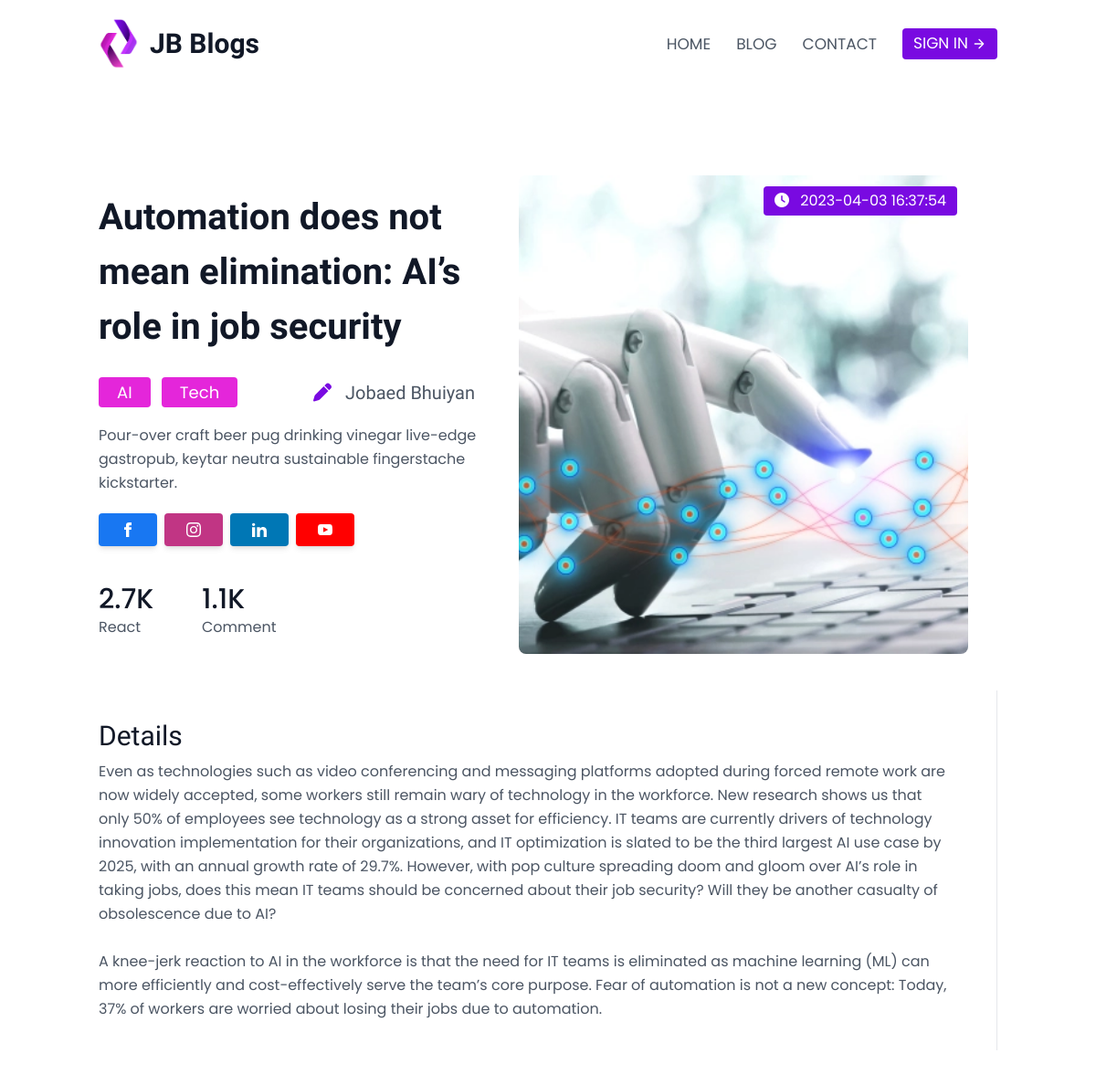
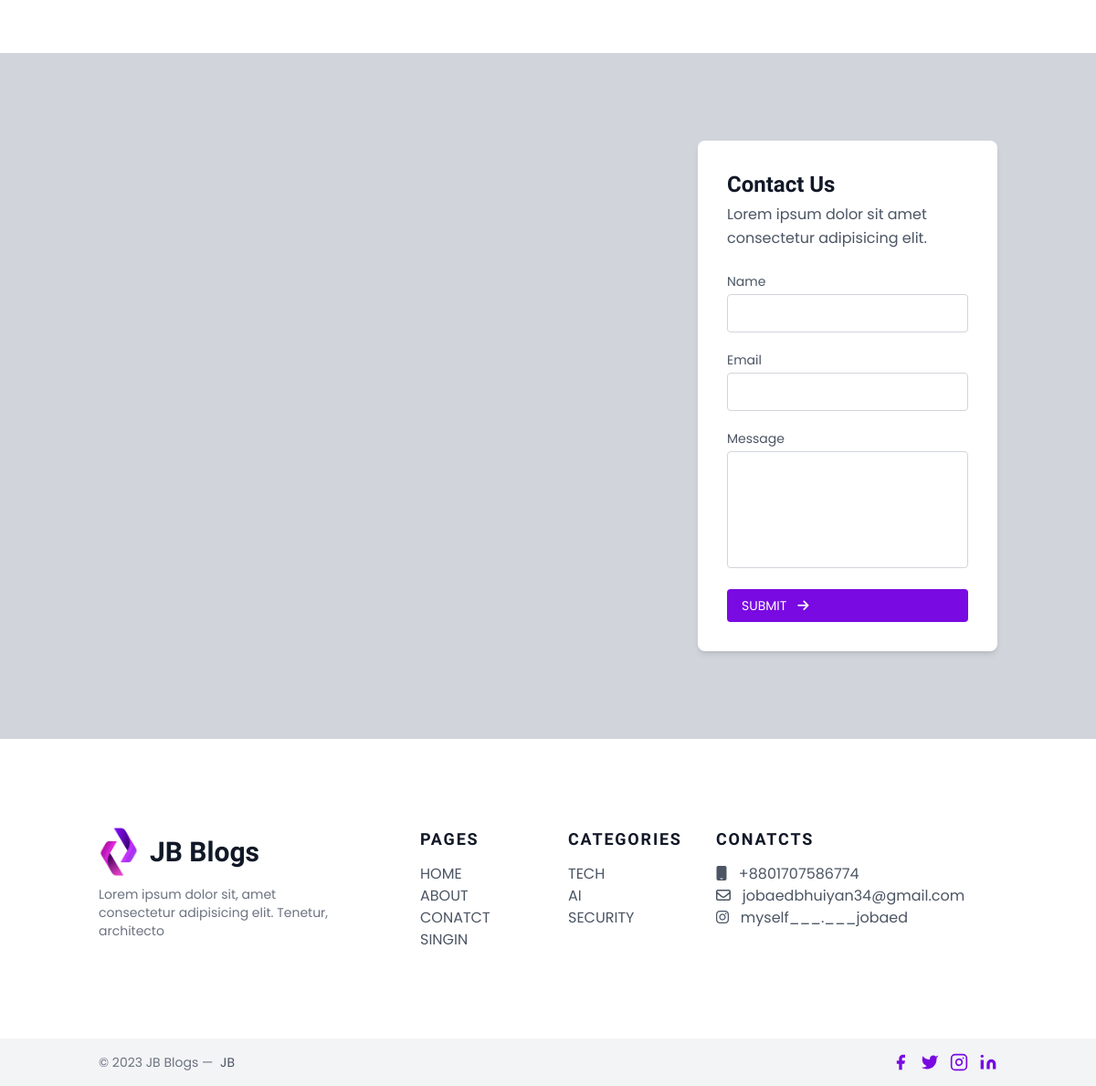
The page /singleBlog.php?id=4 on the database its author committed (2 pictures, top to bottom).
### tables this page shows
CREATE TABLE `blog` (
  `id` int(11) NOT NULL,
  `tittle` varchar(200) NOT NULL,
  `category` varchar(100) NOT NULL,
  `author` varchar(100) NOT NULL,
  `image` varchar(100) NOT NULL,
  `text` text NOT NULL,
  `dateTime` datetime NOT NULL DEFAULT CURRENT_TIMESTAMP
);

### singleBlog.php (the view, shortened to what this page needs)
<?php
require_once 'inc/db.php';
if (isset($_GET['id'])) {
    $id =  $_GET['id'];
    $select = "SELECT * FROM blog WHERE id= '$id' LIMIT 1";
    $blogExe = $conn->query($select);
    $row = $blogExe->fetch_assoc();
} else {
    header('Location: index.php');
}
?>
<!doctype html>
<html>
<head>
    <link rel="stylesheet" href="assets/css/style.css">
    <link rel="stylesheet" href="assets/css/responsive.css">
    <script src="https://cdn.tailwindcss.com"></script>
</head>
<body>
    <?php
    require_once 'inc/header.php';
    ?>
    <section class="text-gray-600 body-font">
        <div class="container px-5 pt-24 pb-10 mx-auto flex flex-wrap">
            <div class="flex flex-wrap -mx-4 mt-auto mb-auto lg:w-1/2 sm:w-2/3 content-start sm:pr-10">
                <div class="w-full sm:p-4 px-4 ">
                    <h1 class="title-font font-semibold text-[40px] mb-2 text-gray-900"><?php echo $row['tittle'] ?></h1>
                    <div class="py-5 flex ">
                        <div class="lg:w-1/2">
                            <?php
                            $cat = $row['category'];
                            $catExplod = explode(',', $cat);
                            foreach ($catExplod as $category) {
                            ?>
                                <span class="bg-[#E426DA] text-white px-5 py-1 text-lg rounded hover:bg-[#790AE1] transition duration-200 ease-out hover:ease-in me-2"><?php echo $category ?></span>
                            <?php } ?>
                        </div>
                        <div class="lg:w-1/2 flex justify-end">
                            <h1 class="text-xl pe-2"><i class="text-[#790AE1] fa-solid fa-pen"></i>
                                <?php
                                echo $row['author'];
                                ?>
                            </h1>
                        </div>
                    </div>
                    <div class="leading-relaxed">Pour-over craft beer pug drinking vinegar live-edge gastropub, keytar neutra sustainable fingerstache kickstarter.</div>
                    <div class="flex pt-5 space-x-2">
                        <button type="button" data-te-ripple-init data-te-ripple-color="light" class="mb-2 inline-block rounded px-6 py-2.5 text-xs font-medium uppercase leading-normal text-white shadow-md transition duration-150 ease-in-out hover:shadow-lg focus:shadow-lg focus:outline-none focus:ring-0 active:shadow-lg" style="background-color: #1877f2">
                            <svg xmlns="http://www.w3.org/2000/svg" class="h-4 w-4" fill="currentColor" viewBox="0 0 24 24">
                                <path d="M9 8h-3v4h3v12h5v-12h3.642l.358-4h-4v-1.667c0-.955.192-1.333 1.115-1.333h2.885v-5h-3.808c-3.596 0-5.192 1.583-5.192 4.615v3.385z" />
                            </svg>
                        </button>
                        <button type="button" data-te-ripple-init data-te-ripple-color="light" class="mb-2 inline-block rounded px-6 py-2.5 text-xs font-medium uppercase leading-normal text-white shadow-md transition duration-150 ease-in-out hover:shadow-lg focus:shadow-lg focus:outline-none focus:ring-0 active:shadow-lg" style="background-color: #c13584">
                        </button>
                        <button type="button" data-te-ripple-init data-te-ripple-color="light" class="mb-2 inline-block rounded px-6 py-2.5 text-xs font-medium uppercase leading-normal text-white shadow-md transition duration-150 ease-in-out hover:shadow-lg focus:shadow-lg focus:outline-none focus:ring-0 active:shadow-lg" style="background-color: #0077b5">
                        </button>
                        <button type="button" data-te-ripple-init data-te-ripple-color="light" class="mb-2 inline-block rounded px-6 py-2.5 text-xs font-medium uppercase leading-normal text-white shadow-md transition duration-150 ease-in-out hover:shadow-lg focus:shadow-lg focus:outline-none focus:ring-0 active:shadow-lg" style="background-color: #ff0000">
                        </button>
                    </div>
                </div>
                <div class="p-4 sm:w-1/2 lg:w-1/4 w-1/2">
                    <h2 class="title-font font-medium text-3xl text-gray-900">2.7K</h2>
                    <p class="leading-relaxed">React</p>
                </div>
                <div class="p-4 sm:w-1/2 lg:w-1/4 w-1/2">
                    <h2 class="title-font font-medium text-3xl text-gray-900">1.1K</h2>
                    <p class="leading-relaxed">Comment</p>
                </div>
            </div>
            <div class="relative lg:w-1/2 sm:w-1/3 w-full rounded-lg overflow-hidden mt-6 sm:mt-0">
                <span class="text-md bg-[#790AE1] hover:bg-[#E426DA] px-3 py-1 text-white absolute top-3 right-3 rounded cursor-pointer">
                    <i class="fa-solid fa-clock me-2"></i> <?php echo $row['dateTime'] ?>
                </span>
                <img class="object-cover object-center w-full h-full" src="assets/img/<?php echo $row['image'] ?>" alt="stats">
            </div>
        </div>
    </section>
    <section class="text-gray-600 body-font">
        <div class="container flex flex-wrap px-5 pb-24 mx-auto items-center">
            <div class=" md:pr-12 md:py-8 md:border-r md:border-b-0 mb-10 md:mb-0 pb-10 border-b border-gray-200">
                <h1 class="sm:text-3xl text-2xl font-medium title-font mb-2 text-gray-900">Details</h1>
                <p class="leading-relaxed text-base">
                    <?php
                     echo $row['text'];
                     ?>
                </p>
            </div>
        </div>
    </section>
    <section class="text-gray-600 body-font relative">
        <div class="absolute inset-0 bg-gray-300 overflow-hidden">
            <div style="width: 100%"><iframe scrolling="no" marginheight="0" marginwidth="0" src="https://maps.google.com/maps?width=100%25&amp;height=800&amp;hl=en&amp;q=Dhaka,%20bangladesh+(JB%20Blog)&amp;t=&amp;z=16&amp;ie=UTF8&amp;iwloc=B&amp;output=embed" width="100%" height="800" frameborder="0"><a href="https://www.maps.ie/distance-area-calculator.html">measure acres/hectares on map</a></iframe></div>
        </div>
        <div class="container px-5 py-24 mx-auto flex">
            <div class="lg:w-1/3 md:w-1/2 bg-white rounded-lg p-8 flex flex-col md:ml-auto w-full mt-10 md:mt-0 relative z-10 shadow-md">
                <h1 class="text-gray-900 text-2xl mb-1 font-semibold title-font">Contact Us</h1>
                <p class="leading-relaxed mb-5 text-gray-600">Lorem ipsum dolor sit amet consectetur adipisicing elit.</p>
                <div class="relative mb-4">
                    <label for="name" class="leading-7 text-sm text-gray-600">Name</label>
                    <input type="text" id="name" name="name" class="w-full bg-white rounded border border-gray-300 focus:border-indigo-500 focus:ring-2 focus:ring-indigo-200 text-base outline-none text-gray-700 py-1 px-3 leading-8 transition-colors duration-200 ease-in-out">
                </div>
                <div class="relative mb-4">
                    <label for="email" class="leading-7 text-sm text-gray-600">Email</label>
                    <input type="email" id="email" name="email" class="w-full bg-white rounded border border-gray-300 focus:border-indigo-500 focus:ring-2 focus:ring-indigo-200 text-base outline-none text-gray-700 py-1 px-3 leading-8 transition-colors duration-200 ease-in-out">
                </div>
                <div class="relative mb-4">
                    <label for="message" class="leading-7 text-sm text-gray-600">Message</label>
                    <textarea id="message" name="message" class="w-full bg-white rounded border border-gray-300 focus:border-indigo-500 focus:ring-2 focus:ring-indigo-200 h-32 text-base outline-none text-gray-700 py-1 px-3 resize-none leading-6 transition-colors duration-200 ease-in-out"></textarea>
                </div>
                <a href="" class="hero-btn bg-[#790AE1] nav-btn inline-flex items-center border-0 py-2 px-4 focus:outline-none hover:bg-[#E426DA] text-sm rounded text-white mt-4 md:mt-0 transition duration-200 ease-out hover:ease-in">
                    Submit <i class="fa-solid fa-arrow-right pl-3"></i>
                </a>
            </div>
        </div>
    </section>
    <?php require 'inc/footer.php' ?>
</body>
</html>

### assets/css/style.css (style rules this page uses)
* { padding: 0; margin: 0; box-sizing: border-box; }
body { font-family: 'Poppins', sans-serif !important; }
h1 { font-family: 'Federo', sans-serif !important; }
.main-nav a, .nav-btn { font-size: 17px; font-family: 'Poppins', sans-serif; text-transform: uppercase; }

### rows shown on the page
blog: tittle "Automation does not mean elimination: AI’s role in job security", category "AI", category "Tech", author "Jobaed Bhuiyan", dateTime "2023-04-03 16:37:54", image (picture), text "Even as technologies such as video conferencing and messaging platforms adopted during forced remote work are now widely accepted, some workers still remain wary of technology in the workforce. New research shows us that only 50% of employees see technology as a strong asset for efficiency. IT teams are currently drivers of technology innovation implementation for their organizations, and IT optimization is slated to be the third largest AI use case by 2025, with an annual growth rate of 29.7%. However, with pop culture spreading doom and gloom over AI’s role in taking jobs, does this mean IT teams should be concerned about their job security? Will they be another casualty of obsolescence…"
